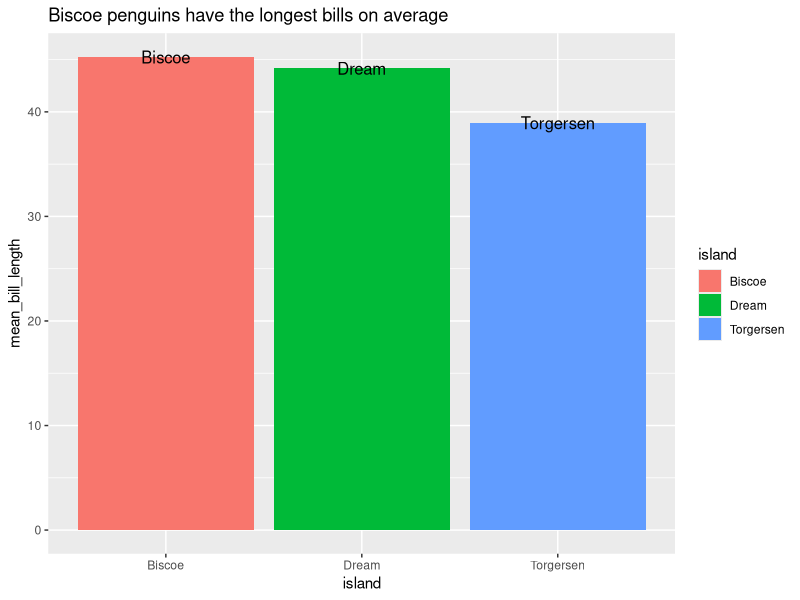

This figure's R source: (Note: this script raises an error after producing the figure.)
library(tidyverse)
library(ggtext)
library(palmerpenguins)


theme_dk <- function(show_gridlines = FALSE, show_axis_text = TRUE) {
  basic_theme <-
    theme_minimal() +
    theme(
      axis.title = element_blank(),
      plot.title = element_markdown(),
      plot.title.position = "plot",
      panel.grid = element_blank(),
      axis.text = element_text(color = "grey60", size = 10)
    )

  if (show_gridlines == TRUE) {
    basic_theme <-
      basic_theme +
      theme(
        panel.grid.major = element_line(color = "grey80")
      )
  }
  
  if (show_axis_text == FALSE) {
    basic_theme <-
      basic_theme +
      theme(
        axis.text = element_blank()
      )
  }

  basic_theme
}

theme_dk_v2 <- function(plot_type) {
  basic_theme <-
    theme_minimal() +
    theme(
      axis.title = element_blank(),
      plot.title = element_markdown(),
      plot.title.position = "plot",
      panel.grid = element_blank(),
      axis.text = element_text(color = "grey60", size = 10)
    )
  
  if (plot_type == "horizontal bar chart") {
    basic_theme <-
      basic_theme +
      theme(
        axis.text = element_blank()
      )
  }
  
  if (plot_type == "map") {
    basic_theme <-
      basic_theme +
      theme(
        axis.text = element_blank()
      )
  }

  
  basic_theme
}

# penguin_bar_chart <-
  penguins |>
  group_by(island) |>
  summarize(mean_bill_length = mean(bill_length_mm, na.rm = TRUE)) |>
  ggplot(
    aes(
      x = island,
      y = mean_bill_length,
      label = island,
      fill = island
    )
  ) +
  geom_col() +
    geom_text(size.unit = "pt",
              size = 12) +
  labs(title = "Biscoe penguins have the longest bills on average")

penguin_bar_chart

penguin_bar_chart +
  theme_dk(show_gridlines = TRUE)
